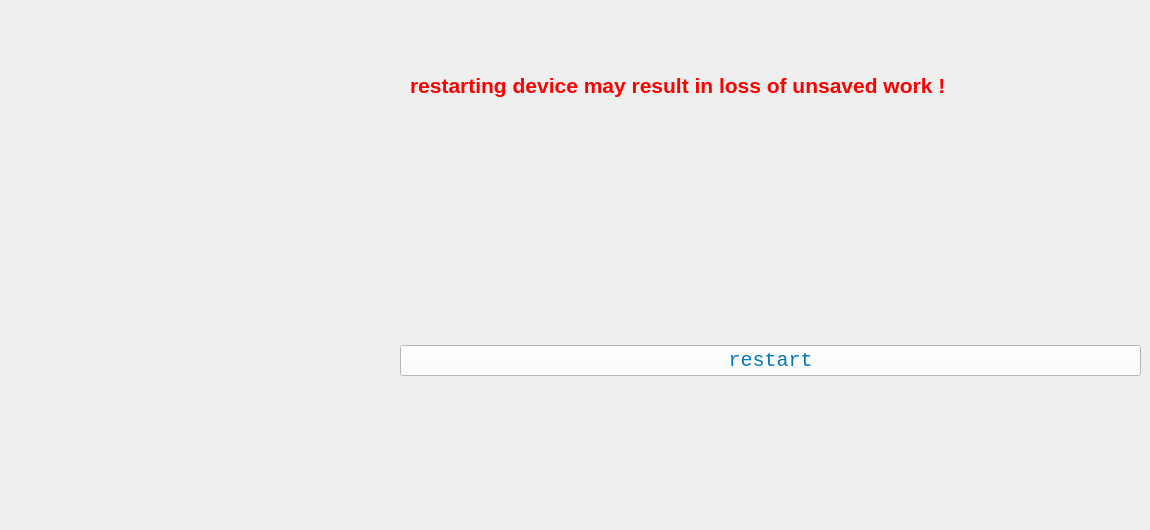
        <widget class="QWidget" name="tab_51">
         <attribute name="title">
          <string>Reboot Device</string>
         </attribute>
         <widget class="QLabel" name="label_77">
          <property name="geometry">
           <rect>
            <x>410</x>
            <y>0</y>
            <width>701</width>
            <height>171</height>
           </rect>
          </property>
          <property name="font">
           <font>
            <family>Yu Gothic UI</family>
            <pointsize>16</pointsize>
            <weight>75</weight>
            <bold>true</bold>
           </font>
          </property>
          <property name="styleSheet">
           <string notr="true">color:red</string>
          </property>
          <property name="text">
           <string>restarting device may result in loss of unsaved work !</string>
          </property>
         </widget>
         <widget class="QWidget" name="verticalLayoutWidget_7">
          <property name="geometry">
           <rect>
            <x>400</x>
            <y>200</y>
            <width>741</width>
            <height>321</height>
           </rect>
          </property>
          <layout class="QVBoxLayout" name="verticalLayout_7">
           <item>
            <widget class="QPushButton" name="pushButton_3">
             <property name="cursor">
              <cursorShape>PointingHandCursor</cursorShape>
             </property>
             <property name="styleSheet">
              <string notr="true">background-color:#fff;
border-bottom:2px solid red;
color:#0076bd;
font-family:monospace;
font-size:20px</string>
             </property>
             <property name="text">
              <string>restart</string>
             </property>
             <property name="icon">
              <iconset resource="restart.qrc">
               <normaloff>:/restarticon/iconmonstr-power-on-off-10-240.png</normaloff>:/restarticon/iconmonstr-power-on-off-10-240.png</iconset>
             </property>
             <property name="iconSize">
              <size>
               <width>50</width>
               <height>50</height>
              </size>
             </property>
            </widget>
           </item>
          </layout>
         </widget>
        </widget>
